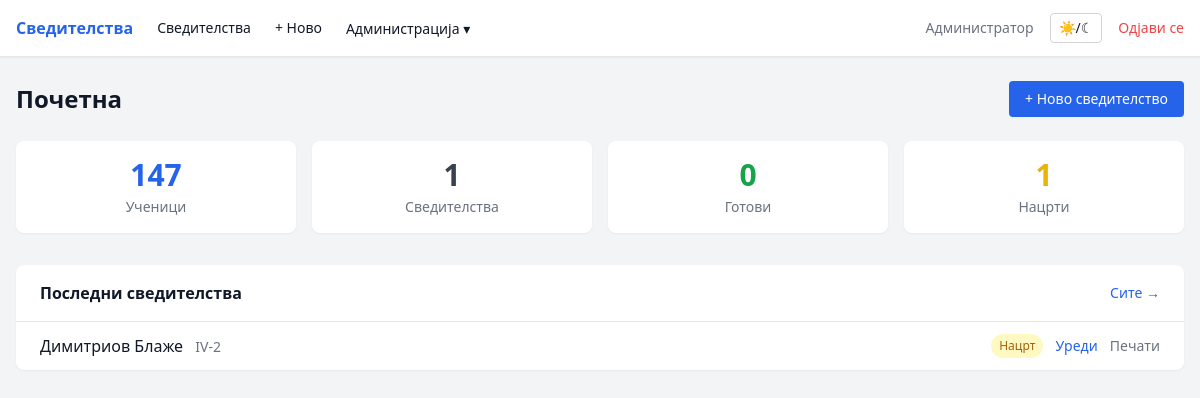
The page / (signed in) on the database its author committed.
### tables this page shows
CREATE TABLE users (
            id INTEGER PRIMARY KEY AUTOINCREMENT,
            username TEXT UNIQUE NOT NULL,
            password_hash TEXT NOT NULL,
            role TEXT NOT NULL DEFAULT 'teacher',
            full_name TEXT
        );

CREATE TABLE certificates (
            id INTEGER PRIMARY KEY AUTOINCREMENT,
            student_id INTEGER,
            student_name TEXT,
            class_id INTEGER,
            school_year TEXT,
            attempt_number TEXT,
            class_year TEXT,
            main_book_number TEXT,
            subjects_grades TEXT DEFAULT '[]',
            behavior TEXT,
            absences_justified TEXT,
            absences_unjustified TEXT,
            completed_year TEXT,
            education_type TEXT,
            area TEXT,
            profile TEXT,
            overall_grade TEXT,
            place TEXT,
            cert_date TEXT,
            del_br TEXT,
            verification_act TEXT,
            verification_date TEXT,
            verification_issued_by TEXT,
            status TEXT NOT NULL DEFAULT 'draft',
            created_by INTEGER,
            created_at TIMESTAMP DEFAULT CURRENT_TIMESTAMP,
            updated_at TIMESTAMP DEFAULT CURRENT_TIMESTAMP, parent_name TEXT, birth_date TEXT, birth_place TEXT, birth_municipality TEXT, birth_country TEXT, citizenship TEXT, completed_year_top TEXT, main_book_year TEXT,
            FOREIGN KEY (student_id) REFERENCES students(id),
            FOREIGN KEY (class_id) REFERENCES classes(id),
            FOREIGN KEY (created_by) REFERENCES users(id)
        );

CREATE TABLE classes (
            id INTEGER PRIMARY KEY AUTOINCREMENT,
            name TEXT UNIQUE NOT NULL
        );

### app.py (the view)
@app.route('/')
@login_required
def dashboard():
    classes = db.get_user_classes(current_user.id, current_user.role)
    recent = db.get_certificates(current_user.id, current_user.role)[:10]
    stats = db.get_stats() if current_user.role == 'admin' else None
    return render_template('dashboard.html', classes=classes, recent=recent, stats=stats)

### app.py (called while the page is built)
@login_manager.user_loader
def load_user(user_id):
    return db.get_user_by_id(user_id)

### database.py (called while the page is built)
def get_db():
    conn = sqlite3.connect(DB_PATH)
    conn.row_factory = sqlite3.Row
    conn.execute('PRAGMA foreign_keys = ON')
    return conn

def get_user_by_id(user_id):
    conn = get_db()
    row = conn.execute('SELECT * FROM users WHERE id = ?', (user_id,)).fetchone()
    conn.close()
    return User(row['id'], row['username'], row['role'], row['full_name']) if row else None

def get_user_classes(user_id, role):
    conn = get_db()
    if role == 'admin':
        rows = conn.execute('SELECT * FROM classes ORDER BY name').fetchall()
    else:
        rows = conn.execute('''
            SELECT c.* FROM classes c
            JOIN user_classes uc ON c.id = uc.class_id
            WHERE uc.user_id = ? ORDER BY c.name
        ''', (user_id,)).fetchall()
    conn.close()
    return [dict(r) for r in rows]

def get_certificates(user_id, role, class_filter=None, status_filter='all'):
    conn = get_db()
    query = '''
        SELECT c.*, cl.name as class_name FROM certificates c
        LEFT JOIN classes cl ON c.class_id = cl.id WHERE 1=1
    '''
    params = []
    if role != 'admin':
        query += ' AND c.class_id IN (SELECT class_id FROM user_classes WHERE user_id = ?)'
        params.append(user_id)
    if class_filter:
        query += ' AND c.class_id = ?'
        params.append(class_filter)
    if status_filter != 'all':
        query += ' AND c.status = ?'
        params.append(status_filter)
    query += ' ORDER BY c.updated_at DESC'
    rows = conn.execute(query, params).fetchall()
    conn.close()
    result = []
    for row in rows:
        r = dict(row)
        r['subjects_grades'] = json.loads(r['subjects_grades'] or '[]')
        result.append(r)
    return result

def get_stats():
    conn = get_db()
    stats = {
        'students': conn.execute('SELECT COUNT(*) FROM students').fetchone()[0],
        'certificates': conn.execute('SELECT COUNT(*) FROM certificates').fetchone()[0],
        'ready': conn.execute("SELECT COUNT(*) FROM certificates WHERE status='ready'").fetchone()[0],
        'draft': conn.execute("SELECT COUNT(*) FROM certificates WHERE status='draft'").fetchone()[0],
        'users': conn.execute('SELECT COUNT(*) FROM users').fetchone()[0],
        'classes': conn.execute('SELECT COUNT(*) FROM classes').fetchone()[0],
    }
    conn.close()
    return stats

### templates/dashboard.html (shortened to what this page needs)
{% extends 'base.html' %}
{% block content %}
<div class="mb-6 flex items-center justify-between">
    <h1 class="text-2xl font-bold">Почетна</h1>
    <a href="{{ url_for('certificate_new') }}"
        class="px-4 py-2 bg-blue-600 hover:bg-blue-700 text-white rounded text-sm font-medium transition">
        + Ново сведителство
    </a>
</div>
{% if stats %}
<div class="grid grid-cols-2 md:grid-cols-4 gap-4 mb-8">
    <div class="bg-white dark:bg-gray-800 rounded-lg p-4 shadow-sm text-center">
        <div class="text-3xl font-bold text-blue-600">{{ stats.students }}</div>
        <div class="text-sm text-gray-500 dark:text-gray-400 mt-1">Ученици</div>
    </div>
    <div class="bg-white dark:bg-gray-800 rounded-lg p-4 shadow-sm text-center">
        <div class="text-3xl font-bold text-gray-700 dark:text-gray-200">{{ stats.certificates }}</div>
        <div class="text-sm text-gray-500 dark:text-gray-400 mt-1">Сведителства</div>
    </div>
    <div class="bg-white dark:bg-gray-800 rounded-lg p-4 shadow-sm text-center">
        <div class="text-3xl font-bold text-green-600">{{ stats.ready }}</div>
        <div class="text-sm text-gray-500 dark:text-gray-400 mt-1">Готови</div>
    </div>
    <div class="bg-white dark:bg-gray-800 rounded-lg p-4 shadow-sm text-center">
        <div class="text-3xl font-bold text-yellow-500">{{ stats.draft }}</div>
        <div class="text-sm text-gray-500 dark:text-gray-400 mt-1">Нацрти</div>
    </div>
</div>
{% endif %}
<div class="bg-white dark:bg-gray-800 rounded-lg shadow-sm">
    <div class="px-6 py-4 border-b border-gray-200 dark:border-gray-700 flex items-center justify-between">
        <h2 class="font-semibold">Последни сведителства</h2>
        <a href="{{ url_for('certificates_list') }}" class="text-sm text-blue-600 dark:text-blue-400 hover:underline">Сите →</a>
    </div>
    {% if recent %}
    <div class="divide-y divide-gray-100 dark:divide-gray-700">
        {% for cert in recent %}
        <div class="px-6 py-3 flex items-center justify-between">
            <div>
                <span class="font-medium">{{ cert.student_name or '—' }}</span>
                <span class="text-sm text-gray-500 dark:text-gray-400 ml-2">{{ cert.class_name or '' }}</span>
            </div>
            <div class="flex items-center gap-3">
                <span class="text-xs px-2 py-1 rounded-full
                    {% if cert.status == 'ready' %}bg-green-100 text-green-700 dark:bg-green-900 dark:text-green-300
                    {% else %}bg-yellow-100 text-yellow-700 dark:bg-yellow-900 dark:text-yellow-300{% endif %}">
                    {{ 'Готово' if cert.status == 'ready' else 'Нацрт' }}
                </span>
                <a href="{{ url_for('certificate_edit', cert_id=cert.id) }}" class="text-sm text-blue-600 dark:text-blue-400 hover:underline">Уреди</a>
                <a href="{{ url_for('certificate_print', cert_id=cert.id) }}" class="text-sm text-gray-500 hover:text-gray-700 dark:hover:text-gray-300">Печати</a>
            </div>
        </div>
        {% endfor %}
    </div>
    {% else %}
    <div class="px-6 py-8 text-center text-gray-400">
        Нема сведителства. <a href="{{ url_for('certificate_new') }}" class="text-blue-600 dark:text-blue-400 hover:underline">Креирај prvo.</a>
    </div>
    {% endif %}
</div>
{% endblock %}

### templates/base.html (shortened to what this page needs)
<!DOCTYPE html>
<html lang="mk" class="">
<head>
    <script src="https://cdn.tailwindcss.com"></script>
</head>
<body class="bg-gray-100 dark:bg-gray-900 text-gray-900 dark:text-gray-100 min-h-screen">
    {% if current_user.is_authenticated %}
    <nav class="bg-white dark:bg-gray-800 shadow-sm border-b border-gray-200 dark:border-gray-700">
        <div class="max-w-7xl mx-auto px-4 flex items-center justify-between h-14">
            <div class="flex items-center gap-6">
                <a href="{{ url_for('dashboard') }}" class="font-semibold text-blue-600 dark:text-blue-400">Сведителства</a>
                <a href="{{ url_for('certificates_list') }}" class="text-sm hover:text-blue-600 dark:hover:text-blue-400">Сведителства</a>
                <a href="{{ url_for('certificate_new') }}" class="text-sm hover:text-blue-600 dark:hover:text-blue-400">+ Ново</a>
                {% if current_user.role == 'admin' %}
                <div class="relative group">
                    <button class="text-sm hover:text-blue-600 dark:hover:text-blue-400">Администрација ▾</button>
                </div>
                {% endif %}
            </div>
            <div class="flex items-center gap-4">
                <span class="text-sm text-gray-500 dark:text-gray-400">{{ current_user.full_name or current_user.username }}</span>
                <button onclick="toggleTheme()" class="text-sm px-2 py-1 rounded border border-gray-300 dark:border-gray-600 hover:bg-gray-100 dark:hover:bg-gray-700" title="Смени тема">☀/☾</button>
                <a href="{{ url_for('logout') }}" class="text-sm text-red-500 hover:text-red-700">Одјави се</a>
            </div>
        </div>
    </nav>
    {% endif %}
    <main class="max-w-7xl mx-auto px-4 py-6">
        {% block content %}{% endblock %}
    </main>
</body>
</html>

### rows shown on the page
users: full_name "Администратор"
certificates: student_name "Димитриов Блаже", name "IV-2", status "Нацрт"

### other values the page prints
{{ stats.students }} "147"
{{ stats.certificates }} "1"
{{ stats.ready }} "0"
{{ stats.draft }} "1"
